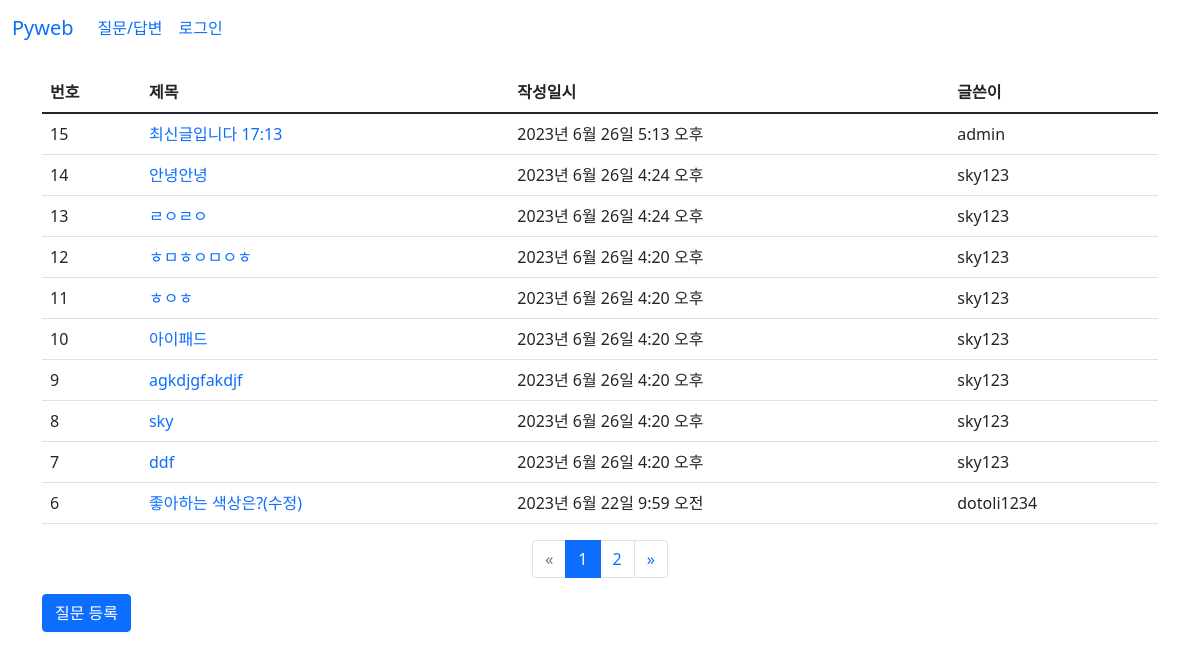
/board/, run on the app's committed database.
### board/models.py (models this page shows, shortened)
class Question(models.Model):
    author = models.ForeignKey(User,on_delete=models.CASCADE)
    subject = models.CharField(max_length=200)  #제목
    content = models.TextField()                #질문 내용
    create_date = models.DateTimeField()        #등록일
    modify_date = models.DateTimeField(null=True, blank=True) # Null을 허용한다.

### board/views.py (the view)
# urls.py: path('', views.question_list, name='question_list'),
def question_list(request):
    question_list = Question.objects.order_by('-create_date')  #내림차순
    page = request.GET.get('page', '1')
    paginator = Paginator(question_list, 10) #페이지당 게시글 -10
    page_obj = paginator.get_page(page)
    context = {'question_list': page_obj}
    return render(request, 'board/question_list.html', context)

### board/templatetags/board_filter.py (called while the page is built)
@register.filter
def sub(value,arg):
    return value - arg # 원래값 - 매개값 -> |sub:arg

### templates/board/question_list.html
{%  extends 'base.html' %}
{% load board_filter %}
{% block content %}
<div class="container my-3" xmlns="http://www.w3.org/1999/html">
    <section id ="question_list">
        <table class="table">
            <thead>
                <tr class="table-Primary">
                    <th>번호</th><th>제목</th><th>작성일시</th><th>글쓴이</th>
                </tr>
            </thead>
            <tbody>
                {% if question_list %}
                    {% for question in question_list %}
                    <tr>
                        <td> {{ question_list.paginator.count|sub:question_list.start_index|sub:forloop.counter0|add:1 }}   </td>
                        <td>
                            <a href="{% url 'board:detail' question.id %}">{{  question.subject }}</a>
                        </td>
                        <td>
                            {{  question.create_date }}
                        </td>
                        <td>{{ question.author }}</td>
                    </tr>
                    {%  endfor %}
                {% else %}
                    <tr>
                        <td>질문이 없습니다.</td>
                    </tr>
                {% endif %}
            </tbody>
        </table>
        <ul class="pagination justify-content-center">
            {% if question_list.has_previous %}
             <li class="page-item">
                <a class="page-link disabled" href="?page={{ question_list.previous_page_number }}">
                    &laquo;
                </a>
            </li>
            {% else %}
                <li class="page-item disabled">
                    <a class="page-link" href="">&laquo;</a>
                </li>
            {% endif %}
            {% for page_number in question_list.paginator.page_range %}
                {% if page_number == question_list.number %}
            <li class="page-item active">
                    <a class="page-link" href="?page={{ page_number }}">
                        {{ page_number }}
                    </a>
            </li>
           {% else %}
            <li class="page-item">
                <a class="page-link" href="?page={{ page_number }}">
                    {{ page_number }}
                </a>
            </li>
            {% endif %}
            {% endfor %}
            {% if question_list.has_next %}
             <li class="page-item ">
                <a class="page-link"
                   href="?page={{ question_list.next_page_number }}"> &raquo;    </a>
            </li>
            {% else %}
                <li class="page-item disabled">
                    <a class="page-link" href="">&raquo;</a>
                </li>
            {% endif %}
        </ul>
    <a href="{% url 'board:question_create' %}"
        class="btn btn-primary">질문 등록</a>
    </section>
</div>
{% endblock %}

### static/board/css/style.css (style rules this page uses)
a { text-decoration : none; }

### data on the page
Question: paginator.count|sub "15", subject "최신글입니다 17:13", create_date "2023년 6월 26일 5:13 오후", author "admin"
Question: paginator.count|sub "14", subject "안녕안녕", create_date "2023년 6월 26일 4:24 오후", author "sky123"
Question: paginator.count|sub "13", subject "ㄹㅇㄹㅇ", create_date "2023년 6월 26일 4:24 오후", author "sky123"
Question: paginator.count|sub "12", subject "ㅎㅁㅎㅇㅁㅇㅎ", create_date "2023년 6월 26일 4:20 오후", author "sky123"
Question: paginator.count|sub "11", subject "ㅎㅇㅎ", create_date "2023년 6월 26일 4:20 오후", author "sky123"
Question: paginator.count|sub "10", subject "아이패드", create_date "2023년 6월 26일 4:20 오후", author "sky123"
Question: paginator.count|sub "9", subject "agkdjgfakdjf", create_date "2023년 6월 26일 4:20 오후", author "sky123"
Question: paginator.count|sub "8", subject "sky", create_date "2023년 6월 26일 4:20 오후", author "sky123"
Question: paginator.count|sub "7", subject "ddf", create_date "2023년 6월 26일 4:20 오후", author "sky123"
Question: paginator.count|sub "6", subject "좋아하는 색상은?(수정)", create_date "2023년 6월 22일 9:59 오전", author "dotoli1234"

### other printed values
{{ page_number }} "1"
{{ page_number }} "2"
